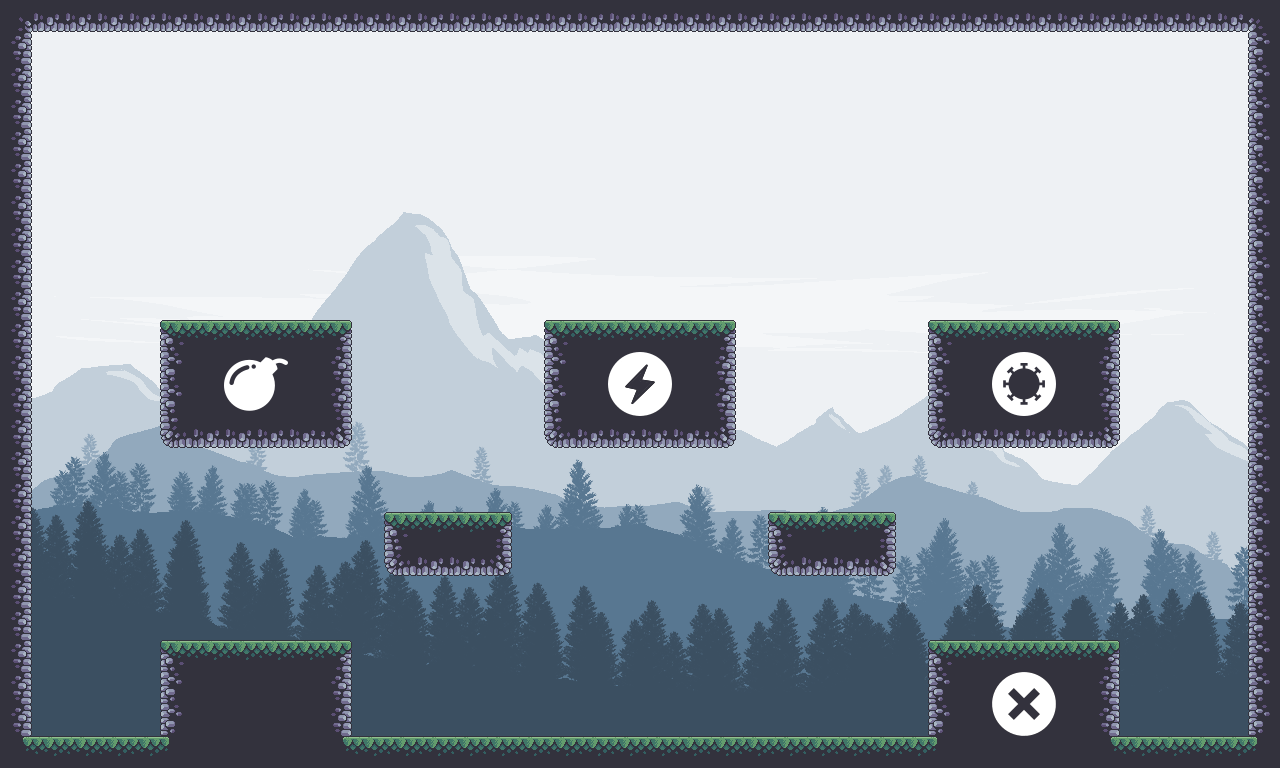

Rendered tile map (Tiled .tmx) drawn with the repository's tilesets; below, a short description and the map source with its tile grids summarised:
An orthogonal 40x24 tile map with 32x32 px tiles, 3 tile layers (border, elements, icons), 5 tilesets, 1 image layer and 12 objects (floor, p0, p2, p3, p1, ...).

<map version="1.5" tiledversion="1.7.0" orientation="orthogonal" renderorder="right-down" width="40" height="24" tilewidth="32" tileheight="32" infinite="0" nextlayerid="41" nextobjectid="42">
 <editorsettings>
  <export target="level_practice.lua" format="lua" />
 </editorsettings>
 <tileset firstgid="1" name="Terreno" tilewidth="32" tileheight="32" tilecount="85" columns="17">
  <image source="../img/terrain.png" width="544" height="160" />
 </tileset>
 <tileset firstgid="86" name="exit" tilewidth="32" tileheight="32" tilecount="4" columns="2">
  <image source="../img/icons/exit.png" width="64" height="64" />
 </tileset>
 <tileset firstgid="90" name="bomb" tilewidth="32" tileheight="32" tilecount="4" columns="2">
  <image source="../img/icons/bomb.png" width="64" height="64" />
 </tileset>
 <tileset firstgid="94" name="energy" tilewidth="32" tileheight="32" tilecount="4" columns="2">
  <image source="../img/icons/energy.png" width="64" height="64" />
 </tileset>
 <tileset firstgid="98" name="spikes" tilewidth="32" tileheight="32" tilecount="4" columns="2">
  <image source="../img/icons/spikes.png" width="64" height="64" />
 </tileset>
 <group id="31" name="background">
  <imagelayer id="33" name="fondo" offsetx="0" offsety="-182.67">
   <image source="../img/landscape.png" width="1920" height="1080" />
  </imagelayer>
 </group>
 <group id="13" name="basic" locked="1">
  <properties>
   <property name="collidable" type="bool" value="true" />
  </properties>
  <layer id="16" name="border" width="40" height="24">
   <properties>
    <property name="collidable" type="bool" value="true" />
   </properties>
   <data>[960 cells, 124 non-empty, 8 distinct tile ids]</data>
  </layer>
  <objectgroup id="12" name="floor_sensor" locked="1">
   <object id="17" name="floor" x="31.625" y="735.773" width="1216.5" height="8.22727" visible="0">
    <properties>
     <property name="friction" type="float" value="0.8" />
     <property name="group" type="int" value="3" />
    </properties>
   </object>
  </objectgroup>
 </group>
 <group id="30" name="tile_map">
  <properties>
   <property name="collidable" type="bool" value="true" />
  </properties>
  <layer id="28" name="elements" width="40" height="24">
   <data>[960 cells, 136 non-empty, 11 distinct tile ids]</data>
  </layer>
 </group>
 <group id="29" name="sensors" visible="0">
  <properties>
   <property name="collidable" type="bool" value="true" />
  </properties>
  <objectgroup id="32" name="platforms">
   <object id="28" name="p0" x="159.941" y="639.979" width="190.796" height="10.2127">
    <properties>
     <property name="friction" type="float" value="0.8" />
     <property name="group" type="int" value="3" />
    </properties>
   </object>
   <object id="30" name="p2" x="929.789" y="639.974" width="188.703" height="5.9006">
    <properties>
     <property name="categories" value="2" />
     <property name="friction" type="float" value="0.8" />
     <property name="group" type="int" value="3" />
    </properties>
   </object>
   <object id="31" name="p3" x="928.667" y="319.991" width="190.397" height="3.76484">
    <properties>
     <property name="categories" value="9" />
     <property name="friction" type="float" value="0.8" />
     <property name="group" type="int" value="3" />
    </properties>
   </object>
   <object id="32" name="p1" x="545.143" y="319.984" width="190.204" height="6.76562">
    <properties>
     <property name="categories" value="10" />
     <property name="friction" type="float" value="0.8" />
     <property name="group" type="int" value="3" />
    </properties>
   </object>
   <object id="33" name="p4" x="160.859" y="319.991" width="190.596" height="2.22005">
    <properties>
     <property name="categories" value="8" />
     <property name="friction" type="float" value="0.8" />
     <property name="group" type="int" value="3" />
    </properties>
   </object>
   <object id="35" name="p5" x="385.77" y="511.984" width="124.15" height="10.4812">
    <properties>
     <property name="friction" type="float" value="0.8" />
     <property name="group" type="int" value="3" />
    </properties>
   </object>
   <object id="37" name="p6" x="769.243" y="511.992" width="125.558" height="6.76268" visible="0">
    <properties>
     <property name="friction" type="float" value="0.8" />
     <property name="group" type="int" value="3" />
    </properties>
   </object>
  </objectgroup>
 </group>
 <layer id="39" name="icons" width="40" height="24">
  <data>[960 cells, 16 non-empty, 16 distinct tile ids]</data>
 </layer>
 <objectgroup id="40" name="spawnpoints" visible="0">
  <object id="38" name="spawn1" x="448" y="673.333" />
  <object id="39" name="spawn4" x="834.667" y="672" />
  <object id="40" name="spawn2" x="576" y="673.333" />
  <object id="41" name="spawn3" x="705.333" y="673.333" />
 </objectgroup>
</map>
